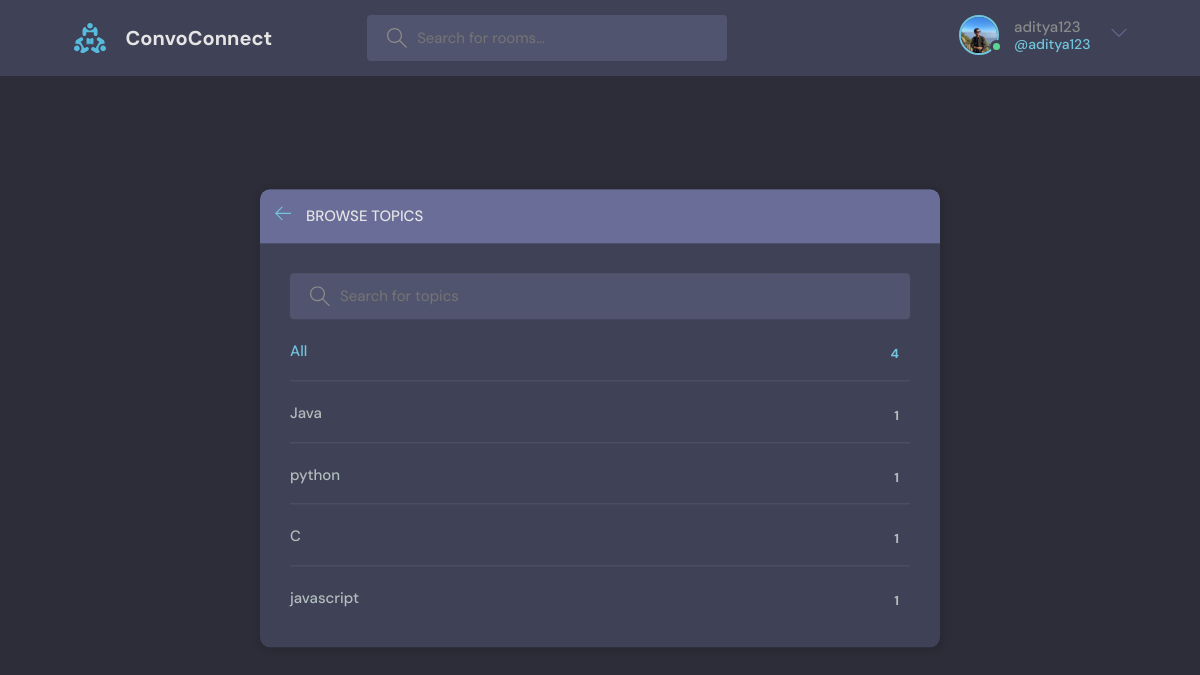
Page /topics/ (signed in) on the earlier database version.
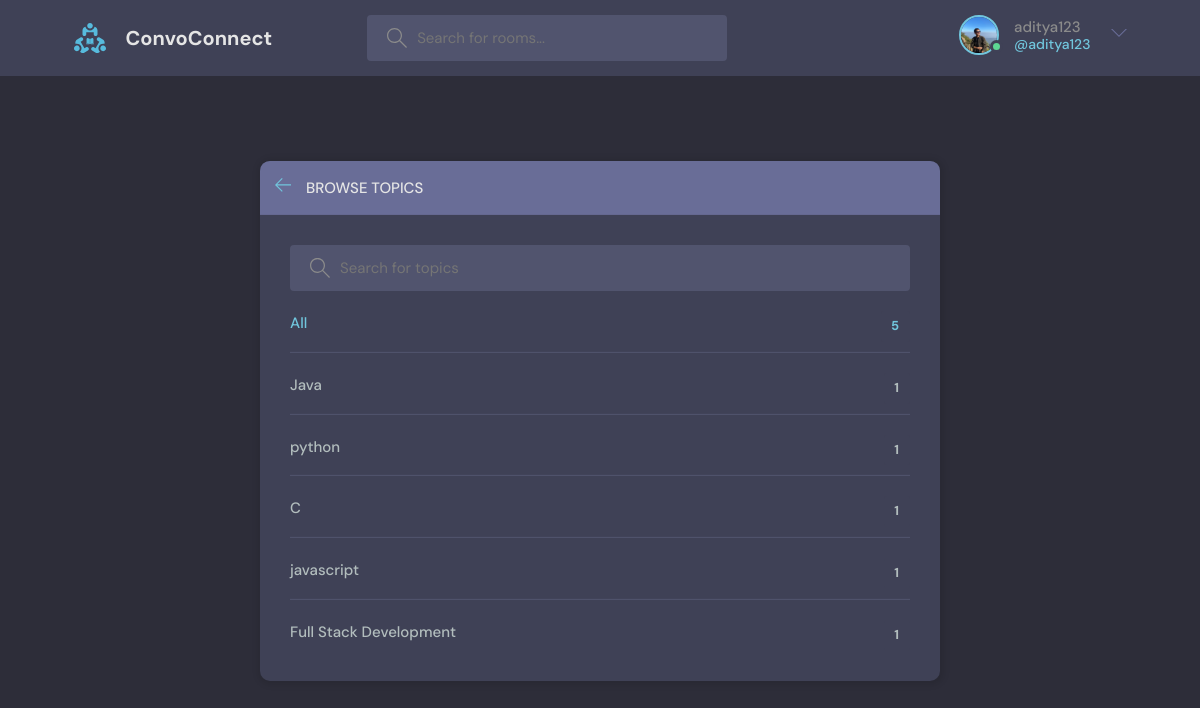
Same page on the later database version.
### base/models.py (models this page shows, shortened)
class Topic(models.Model):
    name = models.CharField(max_length=200)

### base/views.py (the view)
# urls.py: path('topics/', views.topicsPage, name='topics'),
def topicsPage(request):
    q = request.GET.get('q') if request.GET.get('q') != None else ''
    topics = Topic.objects.filter(name__icontains=q)
    return render(request, 'base/topics.html', {'topics':topics})

### base/templates/base/topics.html (shortened to what this page needs)
{% extends 'main.html' %}
{% block content %}
    <main class="create-room layout">
      <div class="container">
        <div class="layout__box">
          <div class="layout__boxHeader">
            <div class="layout__boxTitle">
              <a href="{% url 'home' %}">
                <svg version="1.1" xmlns="http://www.w3.org/2000/svg" width="32" height="32" viewBox="0 0 32 32">
                  <title>arrow-left</title>
                  <path
                    d="M13.723 2.286l-13.723 13.714 13.719 13.714 1.616-1.611-10.96-10.96h27.625v-2.286h-27.625l10.965-10.965-1.616-1.607z"
                  ></path>
                </svg>
              </a>
              <h3>Browse Topics</h3>
            </div>
          </div>
          <div class="topics-page layout__body">
            <form action="" method="GET" class="header__search">
              <label>
                <input name="q" placeholder="Search for topics" />
              </label>
            </form>
            <ul class="topics__list">
              <li>
                <a href="{% url 'topics' %}" class="active">All <span>{{topics.count}}</span></a>
              </li>
              {% for topic in topics %}
              <li>
                <a href="{% url 'home' %}?q={{topic.name}}">{{topic.name}} <span>{{topic.room_set.all.count}}</span></a>
              </li>
              {% endfor %}
            </ul>
          </div>
        </div>
      </div>
    </main>
{% endblock content %}

Differences in the rows shown:
added Topic: name "Full Stack Development", room_set.all.count "1"
Other differences:
{{ topics.count }}: "4" → "5"
